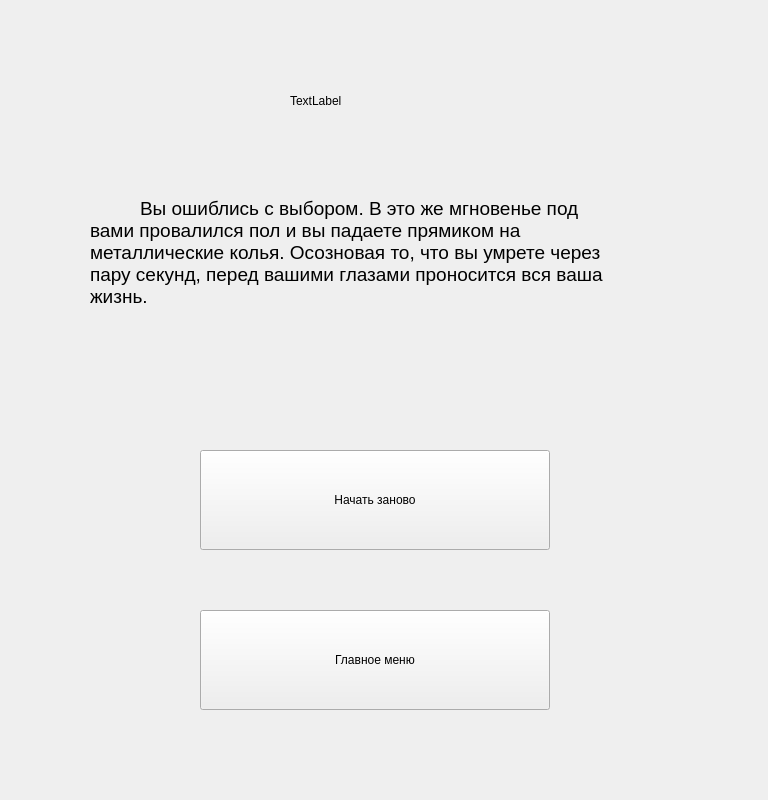
<?xml version="1.0" encoding="UTF-8"?>
<ui version="4.0">
 <class>Oshib</class>
 <widget class="QWidget" name="Oshib">
  <property name="geometry">
   <rect>
    <x>0</x>
    <y>0</y>
    <width>768</width>
    <height>800</height>
   </rect>
  </property>
  <property name="windowTitle">
   <string>Form</string>
  </property>
  <widget class="QPushButton" name="pushButton">
   <property name="geometry">
    <rect>
     <x>200</x>
     <y>450</y>
     <width>350</width>
     <height>100</height>
    </rect>
   </property>
   <property name="text">
    <string>Начать заново</string>
   </property>
  </widget>
  <widget class="QPushButton" name="pushButton_2">
   <property name="geometry">
    <rect>
     <x>200</x>
     <y>610</y>
     <width>350</width>
     <height>100</height>
    </rect>
   </property>
   <property name="text">
    <string>Главное меню</string>
   </property>
  </widget>
  <widget class="QLabel" name="label_2">
   <property name="geometry">
    <rect>
     <x>90</x>
     <y>150</y>
     <width>631</width>
     <height>231</height>
    </rect>
   </property>
   <property name="text">
    <string>&lt;html&gt;&lt;head/&gt;&lt;style&gt; p {text-indent: 50px} &lt;/style&gt;&lt;body&gt;&lt;p&gt;&lt;span style=&quot; font-size:14pt;&quot;&gt;Вы ошиблись с выбором. В это же мгновенье под&lt;br/&gt;вами провалился пол и вы падаете прямиком на&lt;br/&gt;металлические колья. Осозновая то, что вы умрете через&lt;br/&gt;пару секунд, перед вашими глазами проносится вся ваша&lt;br/&gt;жизнь.&lt;/span&gt;&lt;/p&gt;&lt;p&gt;&lt;span style=&quot; font-size:14pt;&quot;&gt;&lt;/span&gt;&lt;/p&gt;&lt;/body&gt;&lt;/html&gt;</string>
   </property>
  </widget>
  <widget class="QLabel" name="label_pict">
   <property name="geometry">
    <rect>
     <x>0</x>
     <y>0</y>
     <width>768</width>
     <height>800</height>
    </rect>
   </property>
   <property name="text">
    <string/>
   </property>
   <property name="pixmap">
    <pixmap>../PICT/pict2.png</pixmap>
   </property>
  </widget>
  <widget class="QLabel" name="label5">
   <property name="geometry">
    <rect>
     <x>290</x>
     <y>50</y>
     <width>251</width>
     <height>101</height>
    </rect>
   </property>
   <property name="styleSheet">
    <string notr="true">font: 14pt &quot;Times New Roman&quot;;</string>
   </property>
   <property name="text">
    <string>TextLabel</string>
   </property>
  </widget>
  <zorder>label_pict</zorder>
  <zorder>pushButton</zorder>
  <zorder>pushButton_2</zorder>
  <zorder>label_2</zorder>
  <zorder>label5</zorder>
 </widget>
 <resources/>
 <connections/>
</ui>
